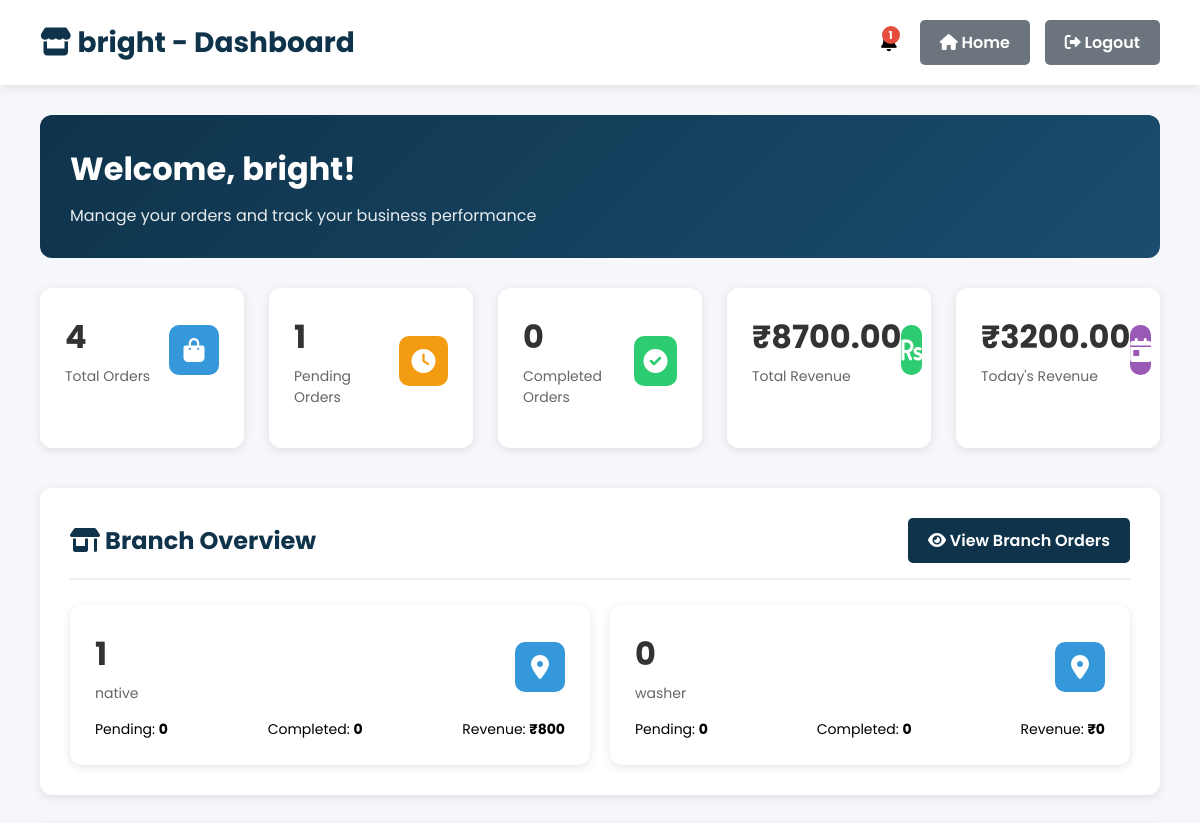
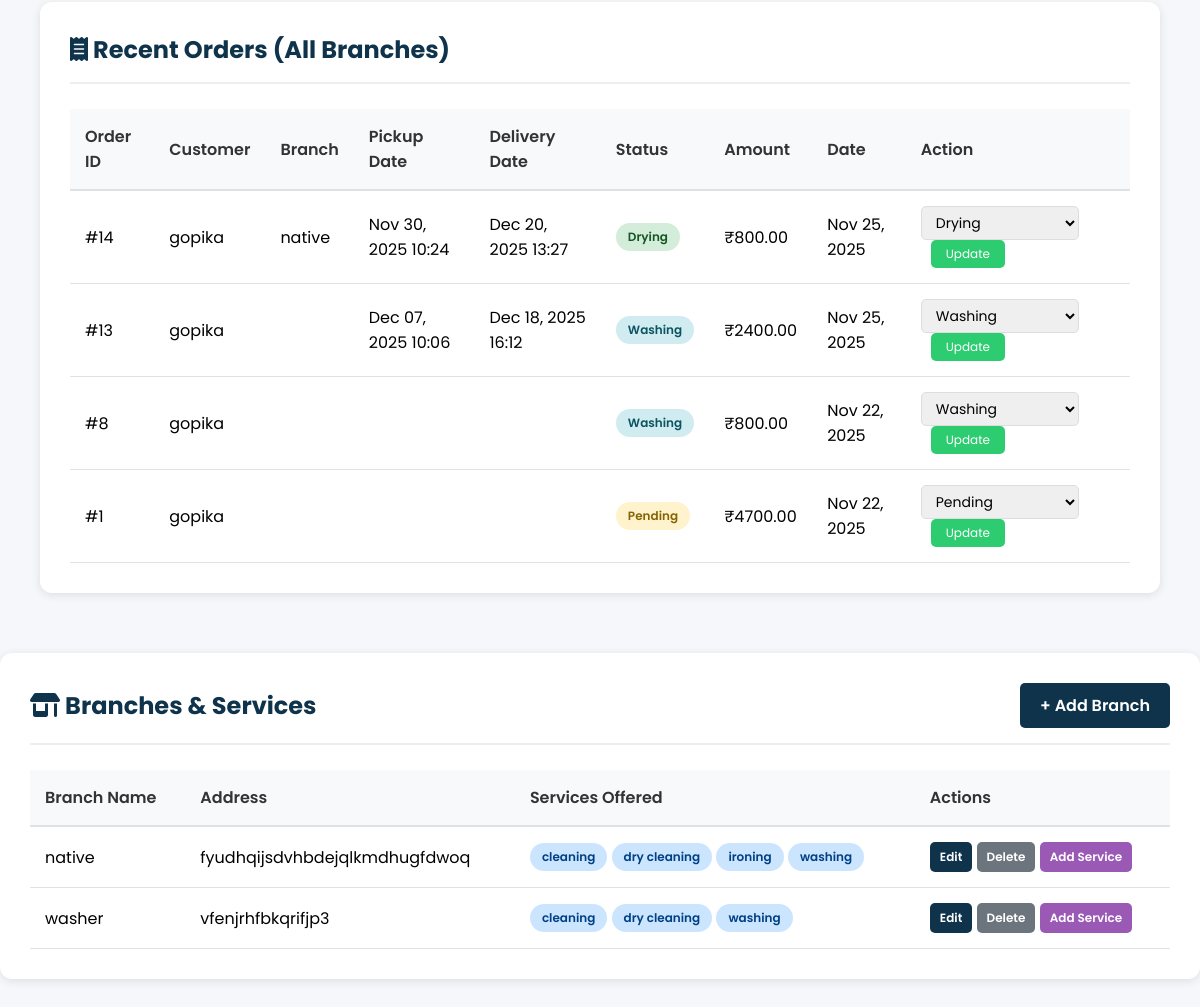
Page /shop/dashboard/ (signed in) on the committed database (2 pictures, top to bottom).
### shop/models.py (models this page shows, shortened)
class LaundryShop(models.Model):
    name = models.CharField(max_length=100, unique=True)
    email = models.EmailField(unique=True)
    password = models.CharField(max_length=128)
    address = models.TextField()
    city = models.CharField(max_length=100, blank=True, null=True)
    latitude = models.CharField(max_length=100, blank=True, null=True)
    longitude = models.CharField(max_length=100, blank=True, null=True)
    is_open = models.BooleanField(default=True)
    is_approved = models.BooleanField(default=False)
    phone = models.CharField(max_length=15)
    image = models.ImageField(upload_to="shops/", blank=True, null=True)
    created_at = models.DateTimeField(auto_now_add=True)

class Branch(models.Model):
    shop = models.ForeignKey(LaundryShop, on_delete=models.CASCADE, related_name='branches')
    name = models.CharField(max_length=150)
    address = models.TextField()
    phone = models.CharField(max_length=50, blank=True, null=True)
    created_at = models.DateTimeField(auto_now_add=True)
    class Meta:
        unique_together = ('shop', 'name')
        ordering = ['name']

class Order(models.Model):
    STATUS_CHOICES = (
        ("Pending", "Pending"),
        ("Washing", "Washing"),
        ("Drying", "Drying"),
        ("Ironing", "Ironing"),
        ("Ready", "Ready for Pickup"),
        ("Completed", "Completed"),
    )
    user = models.ForeignKey(User, on_delete=models.CASCADE)
    shop = models.ForeignKey(LaundryShop, on_delete=models.SET_NULL, null=True)
    branch = models.ForeignKey('Branch', on_delete=models.SET_NULL, null=True, blank=True)
    cloth_status = models.CharField(max_length=20, choices=STATUS_CHOICES, default="Pending")
    amount = models.DecimalField(max_digits=10, decimal_places=2, default=0)
    created_at = models.DateTimeField(auto_now_add=True)
    delivery_name = models.CharField(max_length=255, blank=True, null=True)
    delivery_address = models.TextField(blank=True, null=True)
    delivery_phone = models.CharField(max_length=20, blank=True, null=True)
    special_instructions = models.TextField(blank=True, null=True)
    pickup_date = models.DateTimeField(blank=True, null=True)
    delivery_date = models.DateTimeField(blank=True, null=True)

class Service(models.Model):
    branch = models.ForeignKey('Branch', on_delete=models.CASCADE, related_name='services')
    name = models.CharField(max_length=120)
    price = models.DecimalField(max_digits=10, decimal_places=2, null=True, blank=True)  # optional
    created_at = models.DateTimeField(auto_now_add=True)
    class Meta:
        unique_together = ('branch', 'name')
        ordering = ['name']

### shop/views.py (the view, shortened to what this page needs)
# urls.py: path("shop/dashboard/", views.shop_dashboard, name="shop_dashboard"),
@shop_login_required
def shop_dashboard(request):
    shop_id = request.session.get('shop_id')
    shop = get_object_or_404(LaundryShop, id=shop_id)
    branches = Branch.objects.filter(shop=shop).prefetch_related('services')
    shop_orders = Order.objects.filter(shop=shop)
    total_orders = shop_orders.count()
    pending_orders = shop_orders.filter(cloth_status="Pending").count()
    completed_orders = shop_orders.filter(cloth_status="Completed").count()
    total_revenue = shop_orders.aggregate(total=Sum('amount'))['total'] or 0
    today_revenue = shop_orders.filter(
        created_at__date=datetime.now().date()
    ).aggregate(total=Sum('amount'))['total'] or 0
    recent_orders = Order.objects.filter(shop=shop).select_related('user', 'branch').order_by('-created_at')[:10]
    branch_stats = []
    for branch in branches:
        branch_orders = Order.objects.filter(branch=branch)
        branch_stats.append({
            'branch': branch,
            'total_orders': branch_orders.count(),
            'pending_orders': branch_orders.filter(cloth_status="Pending").count(),
            'completed_orders': branch_orders.filter(cloth_status="Completed").count(),
            'revenue': branch_orders.aggregate(total=Sum('amount'))['total'] or 0,
        })
    shop_notifications = []
    recent_orders_for_notifications = Order.objects.filter(shop=shop).order_by('-created_at')[:10]
    for order in recent_orders_for_notifications:
        if order.cloth_status == 'Pending':
            shop_notifications.append({
                'title': f'New Order #{order.id}',
                'message': f'Order from {order.user.username} - ₹{order.amount}',
                'time': order.created_at,
                'icon': 'fas fa-shopping-cart',
                'color': '#28a745'
            })
    shop_notifications.sort(key=lambda x: x['time'], reverse=True)
    context = {
        'shop': shop,
        'branches': branches,
        'total_orders': total_orders,
        'pending_orders': pending_orders,
        'completed_orders': completed_orders,
        'total_revenue': total_revenue,
        'today_revenue': today_revenue,
        'recent_orders': recent_orders,
        'branch_stats': branch_stats,
        'shop_notifications': shop_notifications[:5],  # Show up to 5 notifications
    }
    return render(request, 'shop_dashboard.html', context)

### shop/templates/shop_dashboard.html (shortened to what this page needs)
{% load static %}
<!DOCTYPE html>
<html lang="en">
<head>
    <link rel="stylesheet" href="https://cdnjs.cloudflare.com/ajax/libs/font-awesome/6.0.0-beta3/css/all.min.css">
</head>
<body>
    <div class="shop-header">
        <h1><i class="fas fa-store"></i> {{ shop.name }} - Dashboard</h1>
        <div class="header-actions">
            <div class="notification-container">
                <button class="notification-btn" id="notification-trigger">
                    {% if shop_notifications|length > 0 %}
                        <span class="notification-badge">{{ shop_notifications|length }}</span>
                    {% endif %}
                </button>
            </div>
            <a href="{% url 'home' %}" class="btn btn-secondary">
                <i class="fas fa-home"></i> Home
            </a>
            <a href="{% url 'shop_logout' %}" class="btn btn-secondary">
                <i class="fas fa-sign-out-alt"></i> Logout
            </a>
        </div>
    </div>
    <div class="shop-container">
        <div class="welcome-section">
            <h2>Welcome, {{ shop.name }}!</h2>
            <p>Manage your orders and track your business performance</p>
        </div>
        <div class="stats-grid">
            <div class="stat-card">
                <div class="stat-card-header">
                    <div>
                        <div class="stat-card-value">{{ total_orders }}</div>
                        <div class="stat-card-label">Total Orders</div>
                    </div>
                    <div class="stat-card-icon icon-blue">
                        <i class="fas fa-shopping-bag"></i>
                    </div>
                </div>
            </div>
            <div class="stat-card">
                <div class="stat-card-header">
                    <div>
                        <div class="stat-card-value">{{ pending_orders }}</div>
                        <div class="stat-card-label">Pending Orders</div>
                    </div>
                    <div class="stat-card-icon icon-orange">
                        <i class="fas fa-clock"></i>
                    </div>
                </div>
            </div>
            <div class="stat-card">
                <div class="stat-card-header">
                    <div>
                        <div class="stat-card-value">{{ completed_orders }}</div>
                        <div class="stat-card-label">Completed Orders</div>
                    </div>
                    <div class="stat-card-icon icon-green">
                        <i class="fas fa-check-circle"></i>
                    </div>
                </div>
            </div>
            <div class="stat-card">
                <div class="stat-card-header">
                    <div>
                        <div class="stat-card-value">₹{{ total_revenue|floatformat:2 }}</div>
                        <div class="stat-card-label">Total Revenue</div>
                    </div>
                    <div class="stat-card-icon icon-green">
                        <i class="fas fa-rupee-sign"></i>
                    </div>
                </div>
            </div>
            <div class="stat-card">
                <div class="stat-card-header">
                    <div>
                        <div class="stat-card-value">₹{{ today_revenue|floatformat:2 }}</div>
                        <div class="stat-card-label">Today's Revenue</div>
                    </div>
                    <div class="stat-card-icon icon-purple">
                        <i class="fas fa-calendar-day"></i>
                    </div>
                </div>
            </div>
        </div>
        <div class="dashboard-section">
            <div class="section-header">
                <h2><i class="fas fa-store-alt"></i> Branch Overview</h2>
                <a href="{% url 'select_branch' %}" class="btn btn-primary">
                    <i class="fas fa-eye"></i> View Branch Orders
                </a>
            </div>
            {% if branch_stats %}
            <div style="display: grid; grid-template-columns: repeat(auto-fit, minmax(300px, 1fr)); gap: 20px; margin-top: 20px;">
                {% for stat in branch_stats %}
                <div class="stat-card">
                    <div class="stat-card-header">
                        <div>
                            <div class="stat-card-value">{{ stat.total_orders }}</div>
                            <div class="stat-card-label">{{ stat.branch.name }}</div>
                        </div>
                        <div class="stat-card-icon icon-blue">
                            <i class="fas fa-map-marker-alt"></i>
                        </div>
                    </div>
                    <div style="margin-top: 15px; display: flex; justify-content: space-between; font-size: 14px;">
                        <span>Pending: <strong>{{ stat.pending_orders }}</strong></span>
                        <span>Completed: <strong>{{ stat.completed_orders }}</strong></span>
                        <span>Revenue: <strong>₹{{ stat.revenue|floatformat:0 }}</strong></span>
                    </div>
                </div>
                {% endfor %}
            </div>
            {% else %}
            <div class="empty-state">
                <i class="fas fa-store-alt"></i>
                <p>No branches found. Add branches to get started.</p>
                <a href="{% url 'add_branch' %}" class="btn btn-primary" style="margin-top:15px;">Add Branch</a>
            </div>
            {% endif %}
        </div>
        <div class="dashboard-section">
            <div class="section-header">
                <h2><i class="fas fa-receipt"></i> Recent Orders (All Branches)</h2>
            </div>
            {% if recent_orders %}
            <table class="data-table">
                <thead>
                    <tr>
                        <th>Order ID</th>
                        <th>Customer</th>
                        <th>Branch</th>
                        <th>Pickup Date</th>
                        <th>Delivery Date</th>
                        <th>Status</th>
                        <th>Amount</th>
                        <th>Date</th>
                        <th>Action</th>
                    </tr>
                </thead>
                <tbody>
                    {% for order in recent_orders %}
                    <tr>
                        <td>#{{ order.id }}</td>
                        <td>{{ order.user.username }}</td>
                        <td>{{ order.branch.name }}</td>
                        <td>{{ order.pickup_date|date:"M d, Y H:i" }}</td>
                        <td>{{ order.delivery_date|date:"M d, Y H:i" }}</td>
                        <td>
                            <span class="status-badge status-{{ order.cloth_status|lower }}">{{ order.cloth_status }}</span>
                        </td>
                        <td>₹{{ order.amount|floatformat:2 }}</td>
                        <td>{{ order.created_at|date:"M d, Y" }}</td>
                        <td>
                            <select class="status-select" id="status-{{ order.id }}">
                                <option value="Pending" {% if order.cloth_status == "Pending" %}selected{% endif %}>Pending</option>
                                <option value="Washing" {% if order.cloth_status == "Washing" %}selected{% endif %}>Washing</option>
                                <option value="Drying" {% if order.cloth_status == "Drying" %}selected{% endif %}>Drying</option>
                            </select>
                            <button class="update-btn" onclick="updateOrderStatus({{ order.id }})">
                                Update
                            </button>
                        </td>
                    </tr>
                    {% endfor %}
                </tbody>
            </table>
            {% else %}
            <div class="empty-state">
                <i class="fas fa-inbox"></i>
                <p>No orders yet</p>
            </div>
            {% endif %}
        </div>
    </div>
    <div class="dashboard-section">
        <div class="section-header">
            <h2><i class="fas fa-store-alt"></i> Branches & Services</h2>
            <a href="{% url 'add_branch' %}" class="btn btn-primary">+ Add Branch</a>
        </div>
        {% if branches %}
        <table class="data-table">
            <thead>
                <tr>
                    <th>Branch Name</th>
                    <th>Address</th>
                    <th>Services Offered</th>
                    <th>Actions</th>
                </tr>
            </thead>
            <tbody>
                {% for branch in branches %}
                <tr>
                    <td>{{ branch.name }}</td>
                    <td>{{ branch.address }}</td>
                    <td>
                        {% if branch.services.all %}
                            {% for s in branch.services.all %}
                                <span class="status-badge status-ready">{{ s.name }}</span>
                            {% endfor %}
                        {% else %}
                            <span class="status-badge status-pending">No Services</span>
                        {% endif %}
                    </td>
                    <td>
                        <a href="{% url 'edit_branch' branch.id %}"
                        class="btn btn-primary"
                        style="padding:6px 10px;font-size:12px;">
                        Edit
                        </a>
                        <a href="{% url 'delete_branch' branch.id %}"
                        class="btn btn-secondary"
                        style="padding:6px 10px;font-size:12px;">
                        Delete
                        </a>
                        <a href="{% url 'add_service_branch' branch.id %}"
                        class="btn btn-primary"
                        style="padding:6px 10px;font-size:12px;background:#9b59b6;">
                        Add Service
                        </a>
                    </td>
                </tr>
                {% endfor %}
            </tbody>
        </table>
        {% else %}
        <div class="empty-state">
            <i class="fas fa-map-marker-alt"></i>
            <p>No branches added yet</p>
            <a href="{% url 'add_branch' %}" class="btn btn-primary" style="margin-top:15px;">Add Branch</a>
        </div>
        {% endif %}
    </div>
</body>
</html>

### rows in the picture
LaundryShop: name "bright"
Branch: total_orders "1", branch.name "native", pending_orders "0", completed_orders "0", revenue "800", name "native", address "fyudhqijsdvhbdejqlkmdhugfdwoq"
Branch: total_orders "0", branch.name "washer", pending_orders "0", completed_orders "0", revenue "0", name "washer", address "vfenjrhfbkqrifjp3"
Order: id "14", user.username "gopika", branch.name "native", pickup_date "Nov 30, 2025 10:24", delivery_date "Dec 20, 2025 13:27", cloth_status "Drying", amount "800.00", created_at "Nov 25, 2025", cloth_status+id "Drying"
Order: id "13", user.username "gopika", pickup_date "Dec 07, 2025 10:06", delivery_date "Dec 18, 2025 16:12", cloth_status "Washing", amount "2400.00", created_at "Nov 25, 2025", cloth_status+id "Washing"
Order: id "8", user.username "gopika", cloth_status "Washing", amount "800.00", created_at "Nov 22, 2025", cloth_status+id "Washing"
Order: id "1", user.username "gopika", cloth_status "Pending", amount "4700.00", created_at "Nov 22, 2025", cloth_status+id "Pending"
Service: name "cleaning"
Service: name "dry cleaning"
Service: name "ironing"
Service: name "washing"
Service: name "cleaning"
Service: name "dry cleaning"
Service: name "washing"

### other values in the picture
{{ shop_notifications|length }} "1"
{{ total_orders }} "4"
{{ pending_orders }} "1"
{{ completed_orders }} "0"
{{ total_revenue|floatformat:2 }} "8700.00"
{{ today_revenue|floatformat:2 }} "3200.00"
